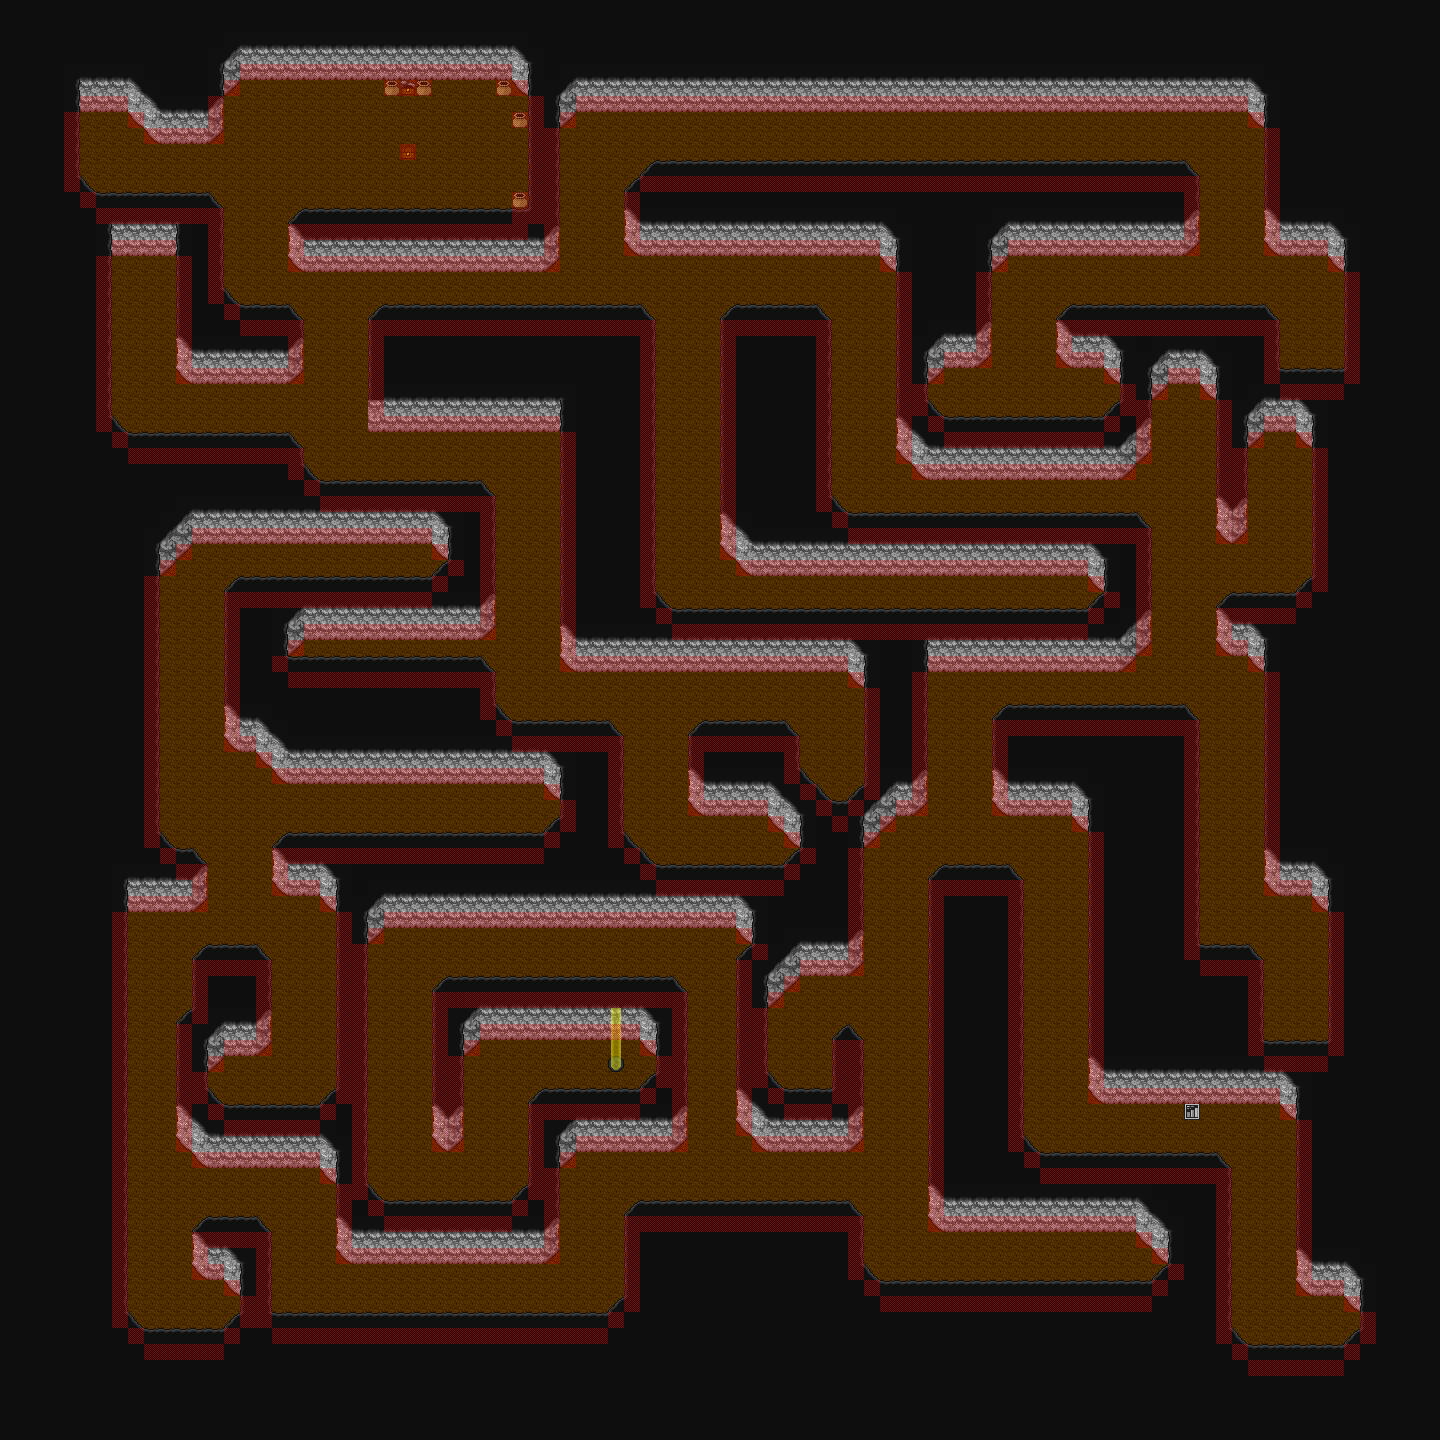

Rendered tile map (Tiled .tmx) drawn with the repository's tilesets; below, a short description and the map source with its tile grids summarised:
An orthogonal 90x90 tile map with 16x16 px tiles, 5 tile layers (map, bmap, fmap, shadows, ...), 4 tilesets and 10 objects (7x zone, 3x marker).

<map version="1.10" tiledversion="1.10.2" orientation="orthogonal" renderorder="right-down" width="90" height="90" tilewidth="16" tileheight="16" infinite="0" backgroundcolor="#0e0e0e" nextlayerid="10" nextobjectid="13">
 <properties>
  <property name="can_save" value="0" />
  <property name="can_warp" value="0" />
  <property name="map_mode" value="0" />
  <property name="map_no" value="34" />
  <property name="pdiv" value="1" />
  <property name="pmult" value="1" />
  <property name="stx" value="74" />
  <property name="sty" value="69" />
  <property name="tileset" value="3" />
  <property name="use_sstone" value="0" />
  <property name="warpx" value="0" />
  <property name="warpy" value="0" />
  <property name="zero_zone" value="1" />
 </properties>
 <tileset firstgid="1" source="cave.tsx" />
 <tileset firstgid="501" source="entities.tsx" />
 <tileset firstgid="1473" source="misc.tsx" />
 <tileset firstgid="1773" source="obstacles.tsx" />
 <layer id="1" name="map" width="90" height="90">
  <data>[8100 cells, 4971 non-empty, 26 distinct tile ids]</data>
 </layer>
 <layer id="2" name="bmap" width="90" height="90">
  <data>[8100 cells, 0 non-empty, 0 distinct tile ids]</data>
 </layer>
 <objectgroup color="#ff00ff" id="3" name="entities" />
 <layer id="4" name="fmap" width="90" height="90">
  <data>[8100 cells, 527 non-empty, 6 distinct tile ids]</data>
 </layer>
 <layer id="5" name="shadows" width="90" height="90" opacity="0.5">
  <data>[8100 cells, 4 non-empty, 2 distinct tile ids]</data>
 </layer>
 <layer id="6" name="obstacles" width="90" height="90" opacity="0.5">
  <data>[8100 cells, 1427 non-empty, 1 distinct tile ids]</data>
 </layer>
 <objectgroup color="#008000" id="7" name="zones">
  <object id="1" name="2" type="zone" x="400" y="144" width="16" height="16" />
  <object id="2" name="3" type="zone" x="592" y="1056" width="16" height="16" />
  <object id="3" name="3" type="zone" x="608" y="1040" width="16" height="16" />
  <object id="4" name="4" type="zone" x="608" y="1056" width="16" height="16" />
  <object id="5" name="3" type="zone" x="608" y="1072" width="16" height="16" />
  <object id="6" name="3" type="zone" x="624" y="1056" width="16" height="16" />
  <object id="7" name="1" type="zone" x="1184" y="1104" width="16" height="16" />
 </objectgroup>
 <objectgroup color="#ffff00" id="8" name="markers">
  <object id="9" name="treasure1" type="marker" x="400" y="144" width="16" height="16" />
  <object id="10" name="save_point" type="marker" x="608" y="1056" width="16" height="16" />
  <object id="11" name="entrance" type="marker" x="1184" y="1104" width="16" height="16" />
 </objectgroup>
 <objectgroup color="#0000ff" id="9" name="bounds" />
</map>
